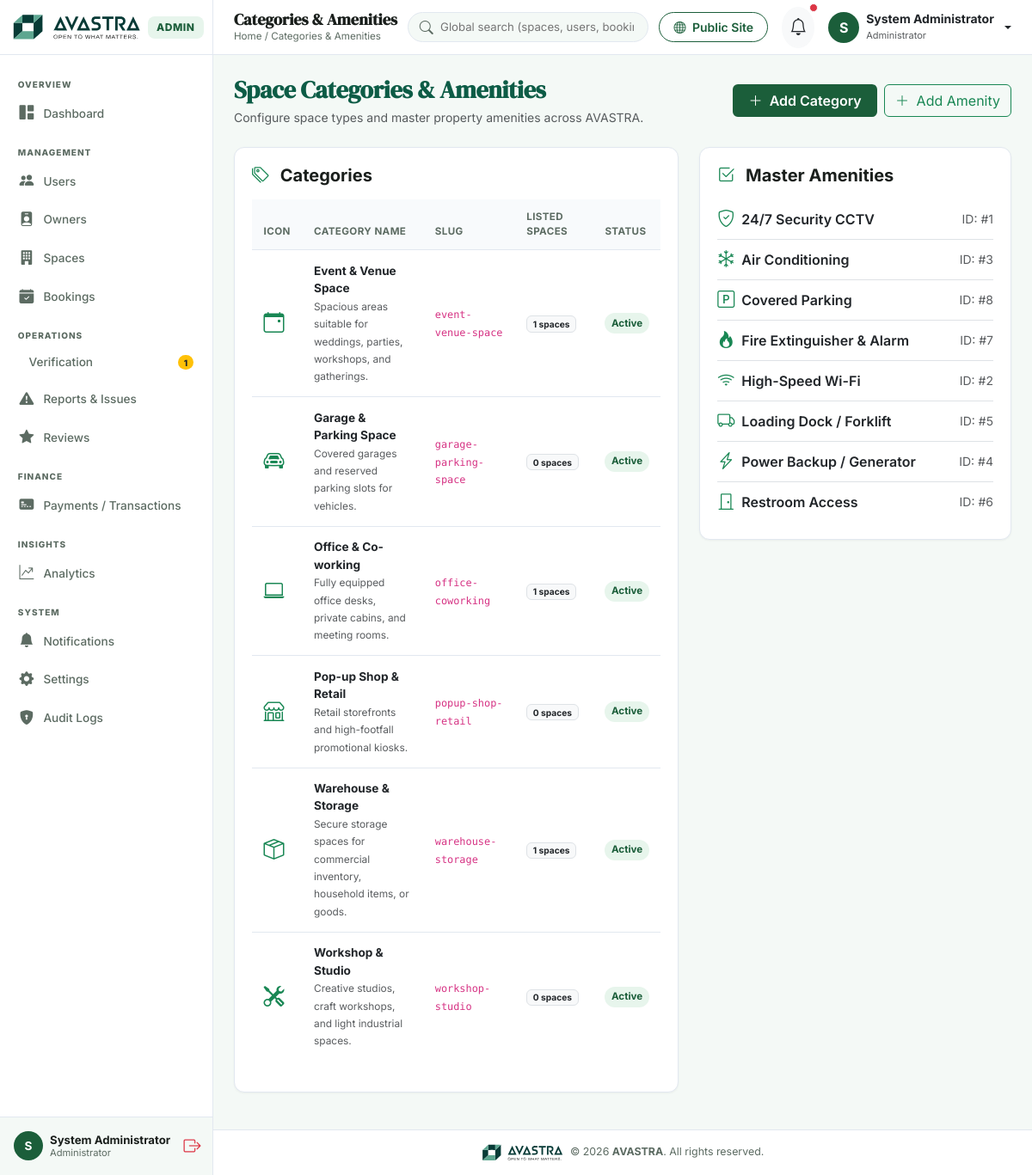
Screenshot of /admin/categories.php (signed in) with the database file from the repository.
### tables this page shows
CREATE TABLE IF NOT EXISTS `categories` (
  `id` INT AUTO_INCREMENT PRIMARY KEY,
  `name` VARCHAR(100) NOT NULL UNIQUE,
  `slug` VARCHAR(120) NOT NULL UNIQUE,
  `description` TEXT DEFAULT NULL,
  `icon` VARCHAR(100) DEFAULT 'bi-building',
  `is_active` TINYINT(1) DEFAULT 1,
  `created_at` TIMESTAMP DEFAULT CURRENT_TIMESTAMP
);

CREATE TABLE IF NOT EXISTS `amenities` (
  `id` INT AUTO_INCREMENT PRIMARY KEY,
  `name` VARCHAR(100) NOT NULL,
  `icon` VARCHAR(100) DEFAULT 'bi-check-circle',
  `created_at` TIMESTAMP DEFAULT CURRENT_TIMESTAMP
);

### admin/categories.php (the view, shortened to what this page needs)
<?php
require_once __DIR__ . '/includes/header.php';
require_once __DIR__ . '/includes/sidebar.php';
$db = Database::getInstance();
$categories = $db->query("SELECT c.*, (SELECT COUNT(*) FROM spaces WHERE category_id = c.id) AS spaces_count FROM categories c ORDER BY name ASC")->fetchAll();
$amenities = $db->query("SELECT * FROM amenities ORDER BY name ASC")->fetchAll();
?>
<div id="admin-main">
    <?php require_once __DIR__ . '/includes/navbar.php'; ?>
    <main class="p-4">
        <div class="d-flex justify-content-between align-items-center mb-4">
            <div>
                <h3 class="fw-bold mb-1" style="color:#0d5c46;">Space Categories & Amenities</h3>
                <p class="text-muted small mb-0">Configure space types and master property amenities across AVASTRA.</p>
            </div>
            <div class="d-flex gap-2">
                <button class="btn btn-avastra" data-bs-toggle="modal" data-bs-target="#addCategoryModal">
                    <i class="bi bi-plus-lg me-1"></i> Add Category
                </button>
                <button class="btn btn-outline-success" data-bs-toggle="modal" data-bs-target="#addAmenityModal">
                    <i class="bi bi-plus-lg me-1"></i> Add Amenity
                </button>
            </div>
        </div>
        <div class="row g-4">
            <div class="col-lg-7">
                <div class="avastra-card">
                    <h5 class="fw-bold mb-3"><i class="bi bi-tags me-2 text-success"></i> Categories</h5>
                    <div class="table-responsive">
                        <table class="table table-avastra align-middle">
                            <thead>
                                <tr>
                                    <th>Icon</th>
                                    <th>Category Name</th>
                                    <th>Slug</th>
                                    <th>Listed Spaces</th>
                                    <th>Status</th>
                                </tr>
                            </thead>
                            <tbody>
                                <?php foreach ($categories as $cat): ?>
                                    <tr>
                                        <td><i class="bi <?= htmlspecialchars($cat['icon']); ?> fs-4 text-success"></i></td>
                                        <td>
                                            <div class="fw-bold text-dark"><?= htmlspecialchars($cat['name']); ?></div>
                                            <small class="text-muted"><?= htmlspecialchars($cat['description']); ?></small>
                                        </td>
                                        <td><code><?= htmlspecialchars($cat['slug']); ?></code></td>
                                        <td><span class="badge bg-light text-dark border"><?= $cat['spaces_count']; ?> spaces</span></td>
                                        <td>
                                            <span class="badge-status <?= $cat['is_active'] ? 'active' : 'blocked'; ?>">
                                                <?= $cat['is_active'] ? 'Active' : 'Disabled'; ?>
                                            </span>
                                        </td>
                                    </tr>
                                <?php endforeach; ?>
                            </tbody>
                        </table>
                    </div>
                </div>
            </div>
            <div class="col-lg-5">
                <div class="avastra-card">
                    <h5 class="fw-bold mb-3"><i class="bi bi-check2-square me-2 text-success"></i> Master Amenities</h5>
                    <div class="list-group list-group-flush">
                        <?php foreach ($amenities as $am): ?>
                            <div class="list-group-item d-flex align-items-center justify-content-between px-0 py-2">
                                <div class="d-flex align-items-center gap-2">
                                    <i class="bi <?= htmlspecialchars($am['icon']); ?> text-success fs-5"></i>
                                    <span class="fw-semibold"><?= htmlspecialchars($am['name']); ?></span>
                                </div>
                                <small class="text-muted">ID: #<?= $am['id']; ?></small>
                            </div>
                        <?php endforeach; ?>
                    </div>
                </div>
            </div>
        </div>
    </main>
<?php require_once __DIR__ . '/includes/footer.php'; ?>

### assets/css/admin.css (style rules this page uses)
:root { --avastra-primary: #1B5E3A; --avastra-primary-light: #4CAF6D; --avastra-light-green: #E7F5EC; --avastra-supporting-green: #9FD4B4; --avastra-soft-neutral: #DCE6E0; --avastra-muted: #5C6B62; --avastra-ink: #1A1F1C; --avastra-white: #FFFFFF; --avastra-warning: #E8A33D; --avastra-body-bg: #F4F9F6; --avastra-sidebar-bg: #FFFFFF; --avastra-header-bg: #FFFFFF; --avastra-card-bg: #FFFFFF; --avastra-border-color: #E2E8F0; --avastra-radius-sm: 6px; --avastra-radius-md: 10px; --avastra-radius-lg: 12px; --avastra-shadow-sm: 0 1px 3px rgba(0, 0, 0, 0.03), 0 1px 2px rgba(0, 0, 0, 0.02); --avastra-shadow-md: 0 4px 12px -2px rgba(27, 94, 58, 0.05); }
body { font-family: 'Inter', -apple-system, BlinkMacSystemFont, sans-serif; background-color: var(--avastra-body-bg); color: var(--avastra-ink); overflow-x: hidden; }
h1, h2, h3, .serif-heading { font-family: 'DM Serif Display', Georgia, serif; color: var(--avastra-ink); letter-spacing: -0.2px; }
code, .font-mono { font-family: 'DM Mono', monospace; }
#admin-main { margin-left: 248px; flex-grow: 1; display: flex; flex-direction: column; min-width: 0; }
.avastra-card { background: var(--avastra-card-bg); border-radius: var(--avastra-radius-lg); border: 1px solid var(--avastra-border-color); box-shadow: var(--avastra-shadow-sm); padding: 1.25rem; margin-bottom: 1.15rem; }
.table-avastra { width: 100%; border-collapse: separate; border-spacing: 0; }
.table-avastra th { background: #F8FAFC; color: var(--avastra-muted); font-weight: 700; font-size: 0.725rem; text-transform: uppercase; letter-spacing: 0.4px; padding: 0.75rem 0.85rem; border-bottom: 1px solid var(--avastra-border-color); }
.table-avastra td { padding: 0.85rem; border-bottom: 1px solid var(--avastra-border-color); vertical-align: middle; font-size: 0.85rem; }
.table-avastra tr:last-child td { border-bottom: none; }
.badge-status { padding: 0.28em 0.65em; border-radius: 16px; font-size: 0.725rem; font-weight: 700; display: inline-flex; align-items: center; gap: 4px; }
.badge-status.approved, .badge-status.verified, .badge-status.active, .badge-status.published, .badge-status.completed, .badge-status.paid { background: var(--avastra-light-green); color: var(--avastra-primary); }
.btn-avastra { background: var(--avastra-primary); color: #ffffff; font-weight: 600; border: none; border-radius: var(--avastra-radius-sm); padding: 0.45rem 1.15rem; transition: all 0.15s ease; }

### rows the page displays
categories: name "Event & Venue Space", description "Spacious areas suitable for weddings, parties, workshops, and gatherings.", slug "event-venue-space", spaces_count "1", is_active "Active"
categories: name "Garage & Parking Space", description "Covered garages and reserved parking slots for vehicles.", slug "garage-parking-space", spaces_count "0", is_active "Active"
categories: name "Office & Co-working", description "Fully equipped office desks, private cabins, and meeting rooms.", slug "office-coworking", spaces_count "1", is_active "Active"
categories: name "Pop-up Shop & Retail", description "Retail storefronts and high-footfall promotional kiosks.", slug "popup-shop-retail", spaces_count "0", is_active "Active"
categories: name "Warehouse & Storage", description "Secure storage spaces for commercial inventory, household items, or goods.", slug "warehouse-storage", spaces_count "1", is_active "Active"
categories: name "Workshop & Studio", description "Creative studios, craft workshops, and light industrial spaces.", slug "workshop-studio", spaces_count "0", is_active "Active"
amenities: name "24/7 Security CCTV", id "1"
amenities: name "Air Conditioning", id "3"
amenities: name "Covered Parking", id "8"
amenities: name "Fire Extinguisher & Alarm", id "7"
amenities: name "High-Speed Wi-Fi", id "2"
amenities: name "Loading Dock / Forklift", id "5"
amenities: name "Power Backup / Generator", id "4"
amenities: name "Restroom Access", id "6"

### other values shown
$pendingVerificationCount "1"
substr($currentUser['full_name'] ?? 'A', 0, 1) "S"
$currentUser['full_name'] "System Administrator"
$pageTitle "Categories & Amenities"
